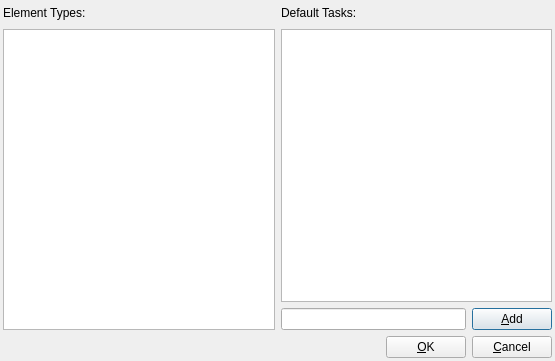
<ui version="4.0" >
 <author></author>
 <comment></comment>
 <exportmacro></exportmacro>
 <class>ElementTasksDialogUI</class>
 <widget class="QDialog" name="ElementTasksDialogUI" >
  <property name="geometry" >
   <rect>
    <x>0</x>
    <y>0</y>
    <width>555</width>
    <height>361</height>
   </rect>
  </property>
  <property name="windowTitle" >
   <string>Edit Task Types</string>
  </property>
  <property name="whatsThis" >
   <string>&lt;b>Edit Task Types&lt;/b>&lt;br>
Check or uncheck the tasks that you want to be created by default for the selected Element Type.  You can add tasks types by entering their name beside the Add button, then clicking the Add button.</string>
  </property>
  <layout class="QVBoxLayout" >
   <property name="margin" >
    <number>3</number>
   </property>
   <property name="spacing" >
    <number>6</number>
   </property>
   <item>
    <layout class="QHBoxLayout" >
     <property name="margin" >
      <number>0</number>
     </property>
     <property name="spacing" >
      <number>6</number>
     </property>
     <item>
      <layout class="QVBoxLayout" >
       <property name="margin" >
        <number>0</number>
       </property>
       <property name="spacing" >
        <number>6</number>
       </property>
       <item>
        <layout class="QHBoxLayout" >
         <property name="margin" >
          <number>0</number>
         </property>
         <property name="spacing" >
          <number>6</number>
         </property>
         <item>
          <widget class="QLabel" name="textLabel5" >
           <property name="text" >
            <string>Element Types:</string>
           </property>
          </widget>
         </item>
         <item>
          <spacer>
           <property name="orientation" >
            <enum>Qt::Horizontal</enum>
           </property>
           <property name="sizeType" >
            <enum>QSizePolicy::Expanding</enum>
           </property>
           <property name="sizeHint" >
            <size>
             <width>0</width>
             <height>20</height>
            </size>
           </property>
          </spacer>
         </item>
        </layout>
       </item>
       <item>
        <widget class="QListWidget" name="mElementTypeList" />
       </item>
      </layout>
     </item>
     <item>
      <layout class="QVBoxLayout" >
       <property name="margin" >
        <number>0</number>
       </property>
       <property name="spacing" >
        <number>6</number>
       </property>
       <item>
        <layout class="QHBoxLayout" >
         <property name="margin" >
          <number>0</number>
         </property>
         <property name="spacing" >
          <number>6</number>
         </property>
         <item>
          <widget class="QLabel" name="textLabel4" >
           <property name="text" >
            <string>Default Tasks:</string>
           </property>
          </widget>
         </item>
         <item>
          <spacer>
           <property name="orientation" >
            <enum>Qt::Horizontal</enum>
           </property>
           <property name="sizeType" >
            <enum>QSizePolicy::Expanding</enum>
           </property>
           <property name="sizeHint" >
            <size>
             <width>0</width>
             <height>20</height>
            </size>
           </property>
          </spacer>
         </item>
        </layout>
       </item>
       <item>
        <widget class="QListView" name="mTaskListView" >
         <column>
          <property name="text" >
           <string>Task</string>
          </property>
         </column>
        </widget>
       </item>
       <item>
        <layout class="QHBoxLayout" >
         <property name="margin" >
          <number>0</number>
         </property>
         <property name="spacing" >
          <number>6</number>
         </property>
         <item>
          <widget class="QLineEdit" name="mTaskTypeEdit" />
         </item>
         <item>
          <widget class="QPushButton" name="mAddTaskTypeButton" >
           <property name="text" >
            <string>&amp;Add</string>
           </property>
          </widget>
         </item>
        </layout>
       </item>
      </layout>
     </item>
    </layout>
   </item>
   <item>
    <layout class="QHBoxLayout" >
     <property name="margin" >
      <number>0</number>
     </property>
     <property name="spacing" >
      <number>6</number>
     </property>
     <item>
      <spacer>
       <property name="orientation" >
        <enum>Qt::Horizontal</enum>
       </property>
       <property name="sizeType" >
        <enum>QSizePolicy::Expanding</enum>
       </property>
       <property name="sizeHint" >
        <size>
         <width>171</width>
         <height>20</height>
        </size>
       </property>
      </spacer>
     </item>
     <item>
      <widget class="QPushButton" name="mOKButton" >
       <property name="text" >
        <string>&amp;OK</string>
       </property>
      </widget>
     </item>
     <item>
      <widget class="QPushButton" name="mCancelButton" >
       <property name="text" >
        <string>&amp;Cancel</string>
       </property>
      </widget>
     </item>
    </layout>
   </item>
  </layout>
  <widget class="QWidget" name="" />
  <widget class="QWidget" name="" />
 </widget>
 <layoutdefault spacing="6" margin="11" />
 <customwidgets>
 </customwidgets>
 <resources/>
 <connections>
  <connection>
   <sender>mOKButton</sender>
   <signal>clicked()</signal>
   <receiver>ElementTasksDialogUI</receiver>
   <slot>accept()</slot>
   <hints>
    <hint type="sourcelabel" >
     <x>386</x>
     <y>342</y>
    </hint>
    <hint type="destinationlabel" >
     <x>333</x>
     <y>345</y>
    </hint>
   </hints>
  </connection>
  <connection>
   <sender>mCancelButton</sender>
   <signal>clicked()</signal>
   <receiver>ElementTasksDialogUI</receiver>
   <slot>reject()</slot>
   <hints>
    <hint type="sourcelabel" >
     <x>508</x>
     <y>346</y>
    </hint>
    <hint type="destinationlabel" >
     <x>510</x>
     <y>360</y>
    </hint>
   </hints>
  </connection>
 </connections>
</ui>
